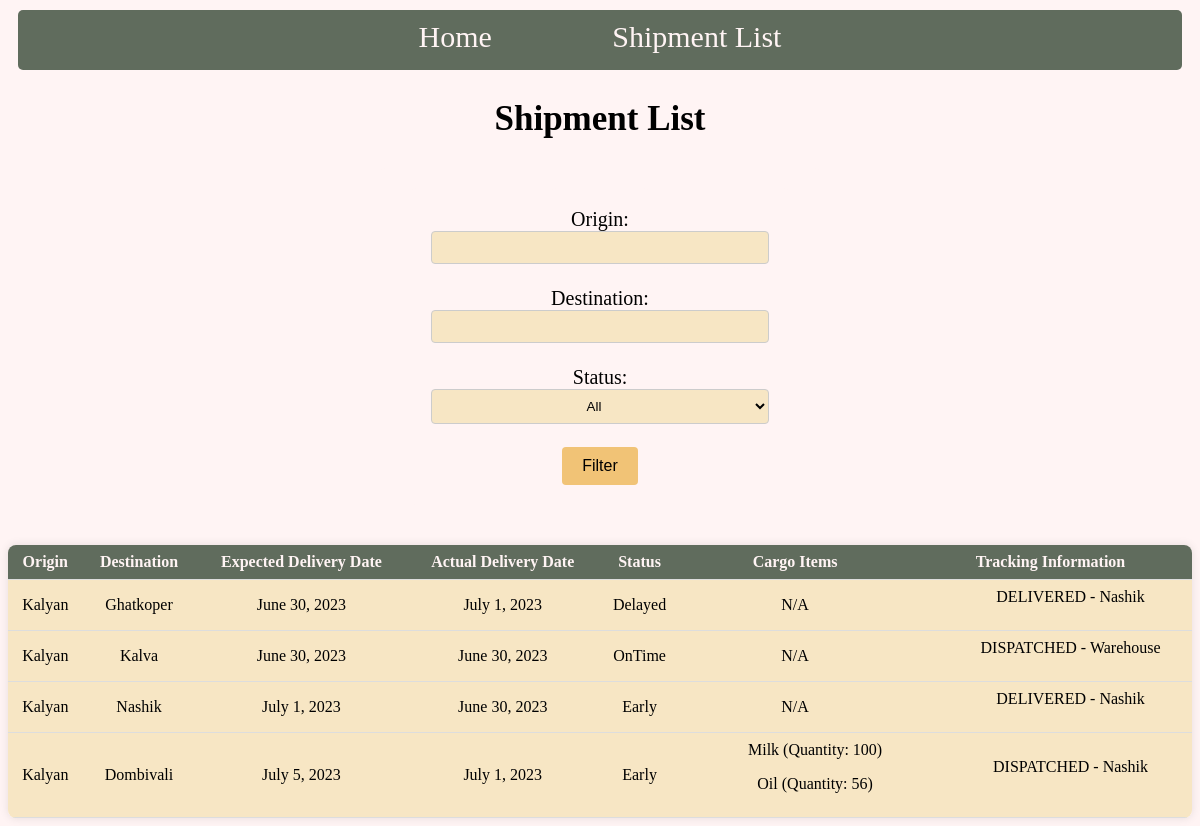
The app's page /shipment_list/, older data.
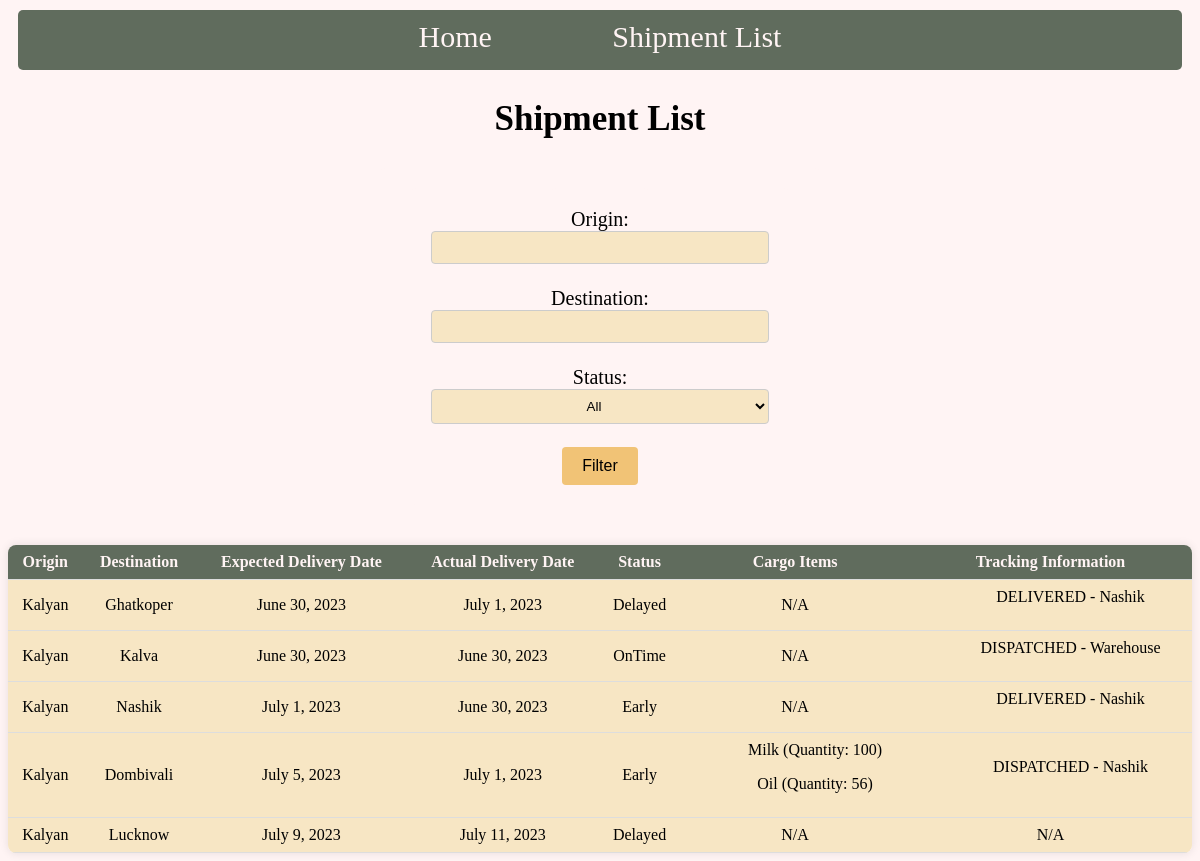
The same page, newer data.
### shipmentapp/models.py (models this page shows, shortened)
class ShipmentModel(models.Model):
    origin = models.CharField(max_length=40)
    destination = models.CharField(max_length=40)
    expected_delivery_date = models.DateField()
    actual_delivery_date = models.DateField(null=True,blank=True)
    STATUS_CHOICES = [
        ('ER','EnRoute'),
        ('EA','Early'),
        ('DE','Delayed'),
        ('OT','OnTime'),
    ]
    status = models.CharField(max_length=2,choices=STATUS_CHOICES,default='ER')

class TrackingModel(models.Model):
    shipment = models.OneToOneField(ShipmentModel,on_delete=models.CASCADE)
    Status_Choices = [
        ('PACK', 'Packing'),
        ('ARRIVED', 'Arrived At'),
        ('DISPATCHED', 'Dispatched From'),
        ('DELIVERED', 'Delivered'),
    ]
    status = models.CharField(max_length=20,choices=Status_Choices)
    location = models.CharField(max_length=100)
    created_on = models.DateTimeField(auto_now_add=True,null=True,blank=True)

class CargoModel(models.Model):
    shipment = models.ForeignKey(ShipmentModel, on_delete=models.CASCADE)
    name = models.CharField(max_length=50)
    quantity = models.IntegerField()

### shipmentapp/views.py (the view)
# urls.py: path('shipment_list/',shipment_list,name="shipment_list"),
def shipment_list(request):
    origin = request.GET.get('origin')
    destination = request.GET.get('destination')
    status = request.GET.get('status')
    shipments = ShipmentModel.objects.order_by('expected_delivery_date')
    if origin:
        shipments = shipments.filter(origin=origin)
    if destination:
        shipments = shipments.filter(destination=destination)
    if status:
        shipments = shipments.filter(status=status)
    return render(request, 'shipment_list.html', {'shipments': shipments})

### shipmentapp/templates/shipment_list.html (shortened to what this page needs)
{% extends 'base.html' %}
{% block content %}
<h2 class="heading">Shipment List</h2>
<div class="container">
    <form method="GET" action="{% url 'shipment_list' %}" class="sub-container">
        <label for="origin">Origin:</label>
        <input type="text" id="origin" name="origin">
        <br><br>
        <label for="destination">Destination:</label>
        <input type="text" id="destination" name="destination">
        <br><br>
        <label for="status">Status:</label>
        <select id="status" name="status">
            <option value="">All</option>
        </select>
        <br><br>
        <button type="submit">Filter</button>
    </form>
</div>
    <table>
        <thead>
            <tr>
                <th>Origin</th>
                <th>Destination</th>
                <th>Expected Delivery Date</th>
                <th>Actual Delivery Date</th>
                <th>Status</th>
                <th>Cargo Items</th>
                <th>Tracking Information</th>
            </tr>
        </thead>
        <tbody>
            {% for shipment in shipments %}
            <tr>
                <td>{{ shipment.origin }}</td>
                <td>{{ shipment.destination }}</td>
                <td>{{ shipment.expected_delivery_date }}</td>
                <td>{{ shipment.actual_delivery_date }}</td>
                <td>{{ shipment.get_status_display }}</td>
                <td>
                        {% for cargo in shipment.cargomodel_set.all %}
                            <ul>{{ cargo.name }} (Quantity: {{ cargo.quantity }})</ul>
                        {% empty %}
                            N/A
                        {% endfor %}
                </td>
                <td>
                    {% if shipment.trackingmodel %}
                        <ul>{{ shipment.trackingmodel.status }} - {{ shipment.trackingmodel.location }}</ul>
                    {% else %}
                        N/A
                    {% endif %}
                </td>
            </tr>
            {% empty %}
                <h4>Please Apply Filter</h4>
            {% endfor %}
        </tbody>
    </table>
{% endblock %}

Row changes from the older to the newer data that the page shows:
added ShipmentModel: origin "Kalyan", destination "Lucknow", expected_delivery_date "July 9, 2023", actual_delivery_date "July 11, 2023", status "Delayed", shows "N/A"
